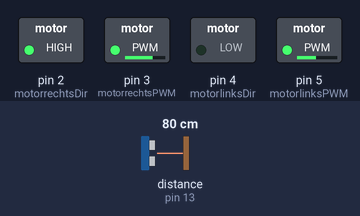
A sketch run on a simulated Arduino Uno, built with avr-gcc and run on an emulated ATmega328P. Parts: switched loads named in the sketch (green lamp = pin HIGH). Wiring (inferred from the names in the program): ultrasonic range finder: trigger pin 12; echo pin 13. The inputs (shaded band) are chosen by the test bench; at power-on: distance to the obstacle (sensor on pin 13) 80 cm. The echo pulse lasts 58.3 µs per cm; pins used as bus, display or sensor lines are not drawn.

Above: at 0.1 s.
At 2.8 s:
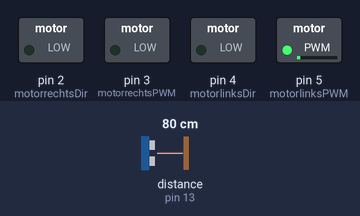
2.9 s: distance to the obstacle (sensor on pin 13) set to 2 cm
At 4.1 s:
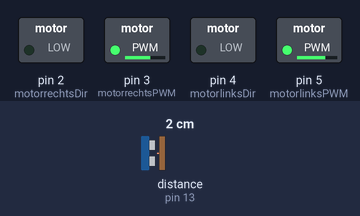
Timing chart, 0 to 6.0 s (numbered marks = the images above; inputs shaded):
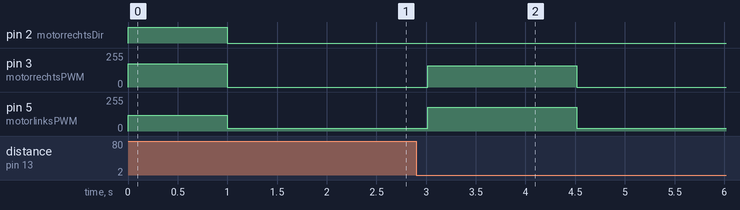

The sketch:

robothond.ino
```cpp
/************************************************************/
/*          Look around: push object away on WHITEFIELD     */
/************************************************************/

// typ hier de aansluitingen van de motordriver, voor de twee motors
#define motorrechtsPWM 3
#define motorrechtsDir 2
#define motorlinksPWM  5
#define motorlinksDir  4

//robots
#define SAYA    0
#define GUDRUN  1
#define THIEMEN 2
#define JASPER  3
#define BLSTEF  4
#define STEF    5
#define MLOUISE 6
int ROBOT = SAYA;

//new batteries
#define newbat true

int calib_max_speed, calib_no_speed, SLOW_SPEED, search_turn_speed;
//based on sensors an extra slowdown can be set, it will be substracted from the speed!
int extra_slowdown=0;

//callibration variables
int calib_speed_corrR = 0;  //if motors deviate, correct it
int calib_speed_corrL = 0;  //if motors deviate, correct it

// afstandsmeting
#define trigPin 12
#define echoPin 13

bool test=false;

//int speed_corr;
int right_speed;
int left_speed;
int turn_correction;

//afstand in cm die we onderzoeken voor baasje, verder zien we niet!
int max_zichtbare_afstand = 60;
// wanneer stoppen?
int stop_afstand = 5; // stopt aan 5 cm
float distance_object;

bool onsearchfield = false;
bool finished = false;

#define NO_OBJECT      0
#define OBJECT_FAR     1
#define OBJECT_NEAR    2
#define OBJECT_COLLIDE 3


void setup(){
  if (newbat) {
    calib_max_speed = 180; //maximum value you want
    calib_no_speed  =  100; //lowest value that motors don't move anymore
    SLOW_SPEED      = 160;         //a slow speed good for searching
    turn_correction =  30;
    search_turn_speed = 100;
    if (ROBOT==THIEMEN)
      {calib_max_speed = 160;
      } else if (ROBOT==BLSTEF)
      {calib_max_speed = 140;
       calib_no_speed = 75;
      }
    if (ROBOT==SAYA) {
      calib_speed_corrR =  -20;  //if motors deviate, correct it
      calib_speed_corrL =  20 ; //if motors deviate, correct it
    }
  } else {
  //old batteries
    calib_max_speed = 255; //maximum value you want
    calib_no_speed  = 110; //lowest value that motors don't move anymore
    SLOW_SPEED      = 200;         //a slow speed good for searching
    turn_correction =   0;
    search_turn_speed = 220;
  }
  if (test) {
    Serial.begin(9600);
  }
  // aansluitingen sensor
  pinMode(trigPin, OUTPUT);
  pinMode(echoPin, INPUT);

  pinMode(motorlinksPWM, OUTPUT);
  pinMode(motorlinksDir, OUTPUT);
  pinMode(motorrechtsPWM, OUTPUT);
  pinMode(motorrechtsDir, OUTPUT);
}

void loop(){
  onsearchfield = true;
      if (!finished && onsearchfield){
        search_object();
        move_to_object();
        push_object();
      } else {
        delay(2000);
      }
  if (finished){
    motor_drive(0, 0);
  }
}

void search_object(){
  //we look for the object. First rotate left 180 degrees
  motor_drive(0,0);
      if (test) {
        Serial.println("Searching object!");
      }
  //delay(1000);
  //now rotate and scan
  motor_drive(-search_turn_speed,search_turn_speed);
  bool cont = true;
  while (cont) {
    delay(1000);
    motor_drive(0,0);
    switch (measure_distance(distance_object)) {
      case OBJECT_FAR:
      case OBJECT_NEAR:
      case OBJECT_COLLIDE:
        motor_drive(0,0);
        cont = false;
        break;
    }
  }
}

int measure_distance(float &distance){
  //determine how far an obstacle is
  // bepalen van afstand tot het blikje
  int duration;
  // 1 milliseconde kijken wat afstand van blik is
  digitalWrite(trigPin, HIGH);
  delayMicroseconds(1000);
  digitalWrite(trigPin, LOW);
  // berekenen afstand in cm (test dit en pas breuk aan als nodig!
  duration = pulseIn(echoPin, HIGH);
  //Merk op: Out of range == 0 cm!
  distance = (duration/2) / 29.1;
  if (test) {
        Serial.print("Dist ");Serial.print(distance);Serial.println(" ");
    }
  if (distance <= 0 || distance >= max_zichtbare_afstand){
    distance = max_zichtbare_afstand;
    return NO_OBJECT;
  } else if (distance > max_zichtbare_afstand/2.) {
    return OBJECT_FAR;
  } else if (distance > stop_afstand) {
    return OBJECT_NEAR;
  } else {
    return OBJECT_COLLIDE;
  }
}

void move_to_object(){
  //we go to object as long as we are on WHITEFIELD
  int speedval;
      if (test) {
        Serial.println("Moving to object");
      }
  motor_drive(0,0);
  int pos_obj;
  //pos_obj = measure_distance(distance_object);
  bool cont=true;
  while (cont){
    pos_obj = measure_distance(distance_object);
    switch (pos_obj){
      case NO_OBJECT:
        //problem, research the object
        search_object();
        break;
      case OBJECT_FAR:
        motor_drive(calib_max_speed, calib_max_speed);
      case OBJECT_NEAR:
        speedval = min(calib_max_speed, calib_max_speed * max(SLOW_SPEED/(calib_max_speed*1.0), (distance_object)/(max_zichtbare_afstand)));
        if (test){
          Serial.print("Moving with speed ");Serial.println(speedval);
        }
        motor_drive(speedval, speedval);
        delay(500);
        //motor_drive(0, 0);
        break;
      case OBJECT_COLLIDE:
        motor_drive(0, 0);
        cont=false;
        break;
    }
  }
}

void push_object(){
  // we now are or in front of object,
  //we push it a bit, if ok, continue, otherwise finished.
  if (test) {
    Serial.println("Pushing object");
  }
  int pos_obj = measure_distance(distance_object);
  if (pos_obj == OBJECT_COLLIDE) {
    //we drive forward for 2 sec
    motor_drive(calib_max_speed, calib_max_speed);
    delay(1500);
    //motor_drive(-calib_max_speed, calib_max_speed);
    //delay(500);
    motor_drive(0,0);
    if (measure_distance(distance_object) == OBJECT_COLLIDE)
    {//we stop, stil object blocking us
      finished = true;
    }
  }
}

void motor_drive(int right_speed, int left_speed){
  // Drive motors according to the given values
  int sgvr = 1;
  if (right_speed != 0) {sgvr = abs(right_speed)/right_speed;}
  int sgvl = 1;
  if (left_speed != 0) {sgvl = abs(left_speed)/left_speed;}
  int vr = abs(right_speed) - extra_slowdown + calib_speed_corrR;
  int vl = abs(left_speed) - extra_slowdown + calib_speed_corrL;
  if (vr > calib_max_speed) {vr = calib_max_speed;}
  else if (vr<0) {vr = 0;}
  vr = vr * sgvr;
  if (vl > calib_max_speed) {vl = calib_max_speed;}
  else if (vl<0) {vl = 0;}
  vl = vl * sgvl;

  if (right_speed>=0){
    digitalWrite(motorrechtsDir, LOW); //vooruit
    analogWrite(motorrechtsPWM, vr);
  } else {
    digitalWrite(motorrechtsDir, HIGH); //achteruit
    analogWrite(motorrechtsPWM, 255+vr);
  }
  if (left_speed>=0){
    digitalWrite(motorlinksDir, LOW); //vooruit
    analogWrite(motorlinksPWM, vl);
  } else {
    digitalWrite(motorlinksDir, HIGH); //achteruit
    analogWrite(motorlinksPWM, 255+vl);
  }
}
```

Measured:
- after the input at 2.9 s, pin 3 (motorrechtsPWM): 0/255 → 160/255 after 0.12 s, → 0/255 1.5 s later; pin 5 (motorlinksPWM): 20/255 → 180/255 after 0.12 s, → 20/255 1.5 s later
